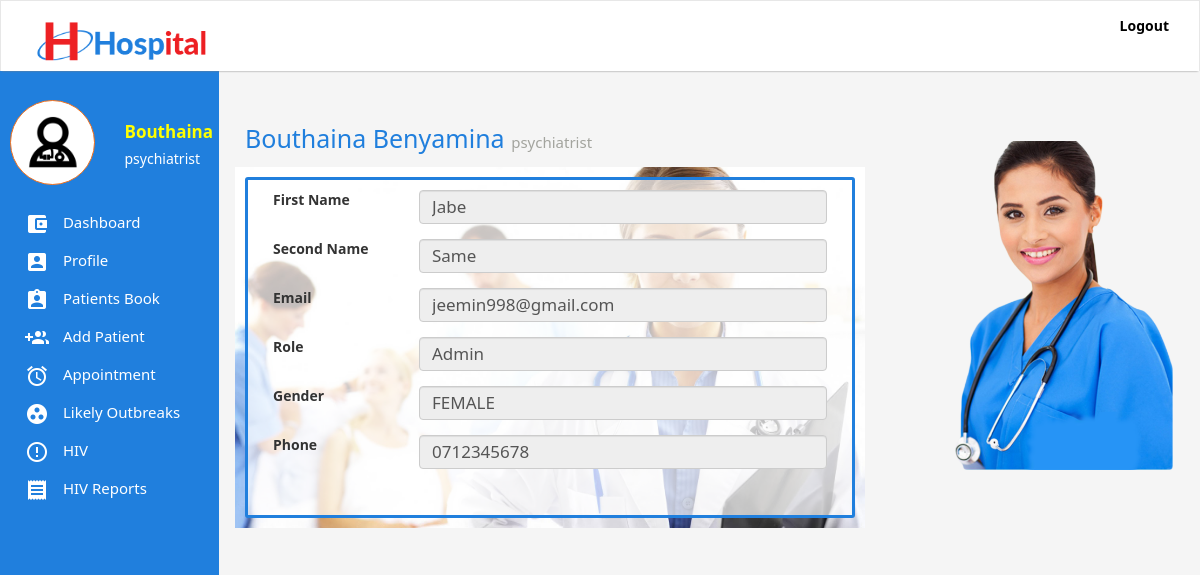
The page /profile.php (signed in) on the database its author committed.
### tables this page shows
CREATE TABLE `users` (
  `id` int(11) NOT NULL,
  `firstName` varchar(255) NOT NULL,
  `secondName` varchar(255) NOT NULL,
  `email` varchar(255) NOT NULL,
  `password` varchar(255) NOT NULL,
  `token` varchar(255) NOT NULL,
  `status` int(11) NOT NULL,
  `phone` varchar(255) NOT NULL,
  `profile` varchar(255) DEFAULT NULL,
  `gender` varchar(255) NOT NULL,
  `role` varchar(255) DEFAULT NULL
);

### classes/Db.class.php (called while the page is built, shortened)
<?php
class Db{
	public static function connect(){
		try{
			$db = new PDO("mysql:host=".Config::DB_HOST.";dbname=".Config::DB_NAME,Config::DB_USER, Config::DB_PASSWORD);
			$db->setAttribute(PDO::ATTR_ERRMODE, PDO::ERRMODE_EXCEPTION);
		} catch(Exception $e){
			self::returnedSQlError($e);
		}
		return $db;
	}
	public static function fetch($table, $columns,  $whereClause, $whereValue, $orderBy, $limit, $groupBy){
		if($limit == ""){
			$limit = "";
		} else {
			$limit = " LIMIT $limit ";
		}
		if($orderBy == ""){
			$orderBy = "";
		} else {
			$orderBy = " ORDER BY $orderBy ";
		}
		if($groupBy == ""){
			$groupBy = "";
		} else {
			$groupBy = "GROUP BY $groupBy";
		}
		$con = self::connect();
		if($columns == ""){
			$query = $con->prepare("SELECT * FROM $table WHERE $whereClause $groupBy $orderBy $limit");
			if($whereValue != ""){
				if(is_array($whereValue)){
					$n = 0;
					$countWhereValue = count($whereValue);
					while($n < $countWhereValue){
						$paramsCount = $n + 1;
						$query->bindParam($paramsCount, $whereValue[$n]);
						$n++;
					}
				} else {
					$query->bindParam(1, $whereValue);
				}
			} else {
				$query = $con->prepare("SELECT * FROM $table  $groupBy $orderBy  $limit");
			}
		} else {
			$sql = "SELECT ";
			if(is_array($columns)){
				$colsCount = count($columns);
				$start = 0;
				while($start < $colsCount){
					$commas = $start + 1;
					if($commas == $colsCount){
						$sql .= $columns[$start]." ";
					} else {
						$sql .= $columns[$start].", ";
					}
					$start ++;
				}
			} else {
				$sql .= "$columns ";
			}
			if($whereValue != ""){
				$sql .= "FROM $table WHERE $whereClause $groupBy $orderBy $limit";
				$query = $con->prepare($sql);
				if(is_array($whereValue)){
					$n = 0;
					$countWhereValue = count($whereValue);
					while($n < $countWhereValue){
						$paramsCount = $n + 1;
						$query->bindParam($paramsCount, $whereValue[$n]);
						$n++;
					}
				} else {
					$query->bindParam(1, $whereValue);
				}
			} else {
				$sql .= "FROM $table $groupBy $orderBy $limit";
				$query = $con->prepare($sql);
			}
		}
		$query->execute();
		return $query;
	}
	public static function num($query){
		return $query->fetch(PDO::FETCH_NUM);
	}
}

### importance.php (called while the page is built, shortened)
<?php
require_once "classes/User.class.php";
if(User::loggedIn()){
	$token = $_COOKIE['emr-user'];
	$userFirstName = User::get($token, "firstName");
	$userSecondName = User::get($token, "secondName");
	$userToken = User::get($token, "token");
	$userStatus = User::get($token, "status");
	$userRole = User::get($token, "role");
	if($userStatus == 1){
		$userRole = "Admin";
	} else {
		$userRole = $userRole;
	}
}

### profile.php (the view, shortened to what this page needs)
<?php
require_once "importance.php";
?>
<html>
<head>
	<?php require_once "inc/head.inc.php";  ?>
</head>
<body>
	<?php require_once "inc/header.inc.php"; ?>
	<div class='container-fluid'>
		<div class='row'>
			<div class='col-md-2'><?php require_once "inc/sidebar.inc.php"; ?></div>
			<div class='col-md-7'>
				<div class='content-area'>
				<div class='content-header'>
					<?php echo "$userFirstName $userSecondName" ; ?> <small><?php echo $userRole; ?></small>
				</div>
				<div class='content-body'>
					<?php $token = $_GET['token']; User::profile($token);  ?>
				</div>
				</div>
			</div>
			<div class='col-md-3'>
				<img src='images/doc-background-one.png' class='img-responsive' />
			</div>
		</div>
	</div>
</body>
</html>

### inc/sidebar.inc.php
<?php
if(User::loggedIn()){
	if($userStatus == 1){
	?>
	<div class='sidebar'>
		<div class='sidebar-area'>
			<div class='row' style='margin-bottom: 20px;'>
				<div class='col-md-6'>
					<div class='user-profile'>
						<img src='images/3678412 - doctor medical care medical help stethoscope.png' class='img-responsive' style='max-height: 80px;' />
					</div>
				</div>
				<div class='col-md-6'>
					<div class='user-names'>
						<?php echo "$userFirstName";  ?>
					</div>
					<div class='user-role'>
						<?php echo "$userRole";  ?>
					</div>
				</div>
			</div>
			<ul class='sidebar-menu'>
				<li><a href='index.php'><img class='sidebar-menu-icon' src='images/ic_account_balance_wallet_white_24dp.png'  /> Dashboard</a></li>
				<li><a href='profile.php?token=<?php echo $userToken; ?>'><img class='sidebar-menu-icon' src='images/ic_account_box_white_24dp.png'  /> Profile</a></li>
				<li><a href='patients.php'><img class='sidebar-menu-icon' src='images/ic_assignment_ind_white_24dp.png'  /> Patients Book</a></li>
				<li><a href='add-doctors.php'><img class='sidebar-menu-icon' src='images/ic_group_add_white.png'  /> Add Doctors</a></li>
				<li><a href='doctors-record.php'><img class='sidebar-menu-icon' src='images/ic_group_add_white.png'  /> Doctors' Records</a></li>
				<li><a href='appointments.php'><img class='sidebar-menu-icon' src='images/ic_alarm_white_24dp.png'  /> Appointment</a></li>
				<li><a href='add-outbreak.php'><img class='sidebar-menu-icon' src='images/ic_group_work_white_24dp.png'  /> Add Outbreaks</a></li>
				<li><a href='outbreaks.php'><img class='sidebar-menu-icon' src='images/ic_group_work_white_24dp.png'  /> Likely Outbreaks</a></li>
				<li><a href='hiv.php'><img class='sidebar-menu-icon' src='images/ic_error_outline_white_24dp.png'  /> HIV</a></li>
				<li><a href='reports.php'><img class='sidebar-menu-icon' src='images/ic_receipt_white_24dp.png'  /> HIV Reports</a></li>
			</ul>
		</div>
	</div>
	<?php
	} else {
	?>
	<div class='sidebar'>
		<div class='sidebar-area'>
			<div class='row' style='margin-bottom: 20px;'>
				<div class='col-md-6'>
					<div class='user-profile'>
						<img src='images/3678412 - doctor medical care medical help stethoscope.png' class='img-responsive' style='max-height: 80px;' />
					</div>
				</div>
				<div class='col-md-6'>
					<div class='user-names'>
						<?php echo "$userFirstName";  ?>
					</div>
					<div class='user-role'>
						<?php echo "$userRole";  ?>
					</div>
				</div>
			</div>
			<ul class='sidebar-menu'>
				<li><a href='index.php'><img class='sidebar-menu-icon' src='images/ic_account_balance_wallet_white_24dp.png'  /> Dashboard</a></li>
				<li><a href='profile.php?token=<?php echo $userToken; ?>'><img class='sidebar-menu-icon' src='images/ic_account_box_white_24dp.png'  /> Profile</a></li>
				<li><a href='patients.php'><img class='sidebar-menu-icon' src='images/ic_assignment_ind_white_24dp.png'  /> Patients Book</a></li>
				<li><a href='new-patient.php'><img class='sidebar-menu-icon' src='images/ic_group_add_white.png'  /> Add Patient</a></li>
				<li><a href='appointments.php'><img class='sidebar-menu-icon' src='images/ic_alarm_white_24dp.png'  /> Appointment</a></li>
				<li><a href='outbreaks.php'><img class='sidebar-menu-icon' src='images/ic_group_work_white_24dp.png'  /> Likely Outbreaks</a></li>
				<li><a href='hiv.php'><img class='sidebar-menu-icon' src='images/ic_error_outline_white_24dp.png'  /> HIV</a></li>
				<li><a href='reports.php'><img class='sidebar-menu-icon' src='images/ic_receipt_white_24dp.png'  /> HIV Reports</a></li>
			</ul>
		</div>
	</div>
<?php
}
} else if(Patient::isPatientIn() ) {
?>
<div class='sidebar'>
		<div class='sidebar-area'>
			<div class='row' style='margin-bottom: 20px;'>
				<div class='col-md-6'>
					<div class='user-profile'>
						<img src='images/3678443 - ambulance fast fast hospital.png' class='img-responsive' style='max-height: 80px;' />
					</div>
				</div>
				<div class='col-md-6'>
					<div class='user-names'>
						<?php echo Patient::getP($_SESSION['patient'], "name");  ?>
					</div>
					<div class='user-role'>
						<?php echo "Patient";  ?>
					</div>
				</div>
			</div>
			<ul class='sidebar-menu'>
				<li><a href='patient-data.php'><img class='sidebar-menu-icon' src='images/ic_account_balance_wallet_white_24dp.png'  /> Your Data</a></li>
				<li><a href='book-appointments.php'><img class='sidebar-menu-icon' src='images/ic_alarm_white_24dp.png'  /> Book an Appointment</a></li>
				<li><a href='p-sent-appointments.php'><img class='sidebar-menu-icon' src='images/ic_alarm_white_24dp.png'  />Sent Appointments</a></li>
				<li><a href='p-reply-appointments.php'><img class='sidebar-menu-icon' src='images/ic_alarm_white_24dp.png'  />Replies</a></li>
				<li><a href='logout.php'><img class='sidebar-menu-icon' src='images/ic_group_work_white_24dp.png'  /> Logout</a></li>
			</ul>
		</div>
	</div>
<?php
}

### classes/Form.class.php (shortened to what this page needs)
<?php
class Form{
	private $_labelDistance;
	private $_method;
	public function __construct($labelDistance, $method){
		$this->_labelDistance = $labelDistance;
		$this->_method = $method;
	}
	public function init(){
			echo "<form class='form-horizontal' method='".$this->_method."' action='' >";
	}
	private function getDivDistance(){
		$divDistance = 12 - (int)$this->_labelDistance;
		return $divDistance;
	}
	public function textBox($label, $name, $type,  $value,  $additinalAttr){
		if($additinalAttr == ""){
			echo "
			<div class='form-group'>
				<label class='col-md-".$this->_labelDistance."'>$label</label>
				<div class='col-md-".$this->getDivDistance()."'>
					<input type='$type' name='$name' value='$value' class='form-control' />
				</div>
			</div>
		";
		} else {
			$formData = "
			<div class='form-group'>
				<label class='col-md-".$this->_labelDistance."'>$label</label>
				<div class='col-md-".$this->getDivDistance()."'>
					<input type='$type' name='$name' value='$value' class='form-control' ";
					$start = 0;
					while($start < count($additinalAttr)){
						$formData .= $additinalAttr[$start]." ";
						$start ++;
					}
			$formData .= " /></div>
			</div>
		";
		echo $formData;
		}
	}
	public function close($value){
		if($value == ""){
			echo "
			<div class='form-group'>
				<label class='col-md-".$this->_labelDistance."'></label>
				<div class='col-md-".$this->getDivDistance()."'></div>
			</div>
		";
		echo "</form>";
		}
	}
}

### css/main.css (style rules this page uses)
body { background: #F5F5F5; font-family: "Segoe UI", Frutiger, "Frutiger Linotype", "Dejavu Sans", "Helvetica Neue", Arial, sans-serif !important; }
.content-area { background: #F5F5F5; padding: 20px; }
.content-header { font-size: 25px; color: black; padding: 10px; color: #207FDD; }
.content-header small { font-size: 15px; color: #A3A49E; }
.content-body { background: url("../images/how-to-find-a-doctor-in-croatia.jpg") #fff; background-size: cover; background-repeat: none; background-position: center center; padding: 10px; min-height: 300px; }
.sidebar { position: relative; }
.sidebar .sidebar-area { z-index: 1; position: fixed; top: 50px; background: #207FDD; width: 219px; height: 100%; padding: 100px 10px 10px 10px; left: 0; top: 0; min-height: 500px; }
.sidebar-menu { padding: 0; }
.sidebar-menu li { list-style-type: none; }
.sidebar-menu li a { color: #fff; z-index: 999; display: block; text-decoration: none !important; padding: 7px 15px; font-size: 15px; }
.sidebar-menu-icon { margin-right: 10px; }
.user-profile { background: #fff; border: 1px solid #F2711D; padding: 15px; border-radius: 60px; }
.user-names { color: #FFFF02; font-weight: bold; font-size: 17px; margin: 20px 0px 5px 0px; }
.user-role { color: #FFF; }
img[src='images/doc-background-one.png'], img[src='images/doc-background-two-right.png'] { margin-top: 50px; }

### rows shown on the page
users: firstName "Bouthaina", userRole "psychiatrist", secondName "Benyamina"
users: user-fn "Jabe", user-sn "Same", user-em "jeemin998@gmail.com", user-role "Admin", user-gender "FEMALE", user-phone "0712345678"

### other values the page prints
$label "First Name Second Name Email Role Gender Phone"
